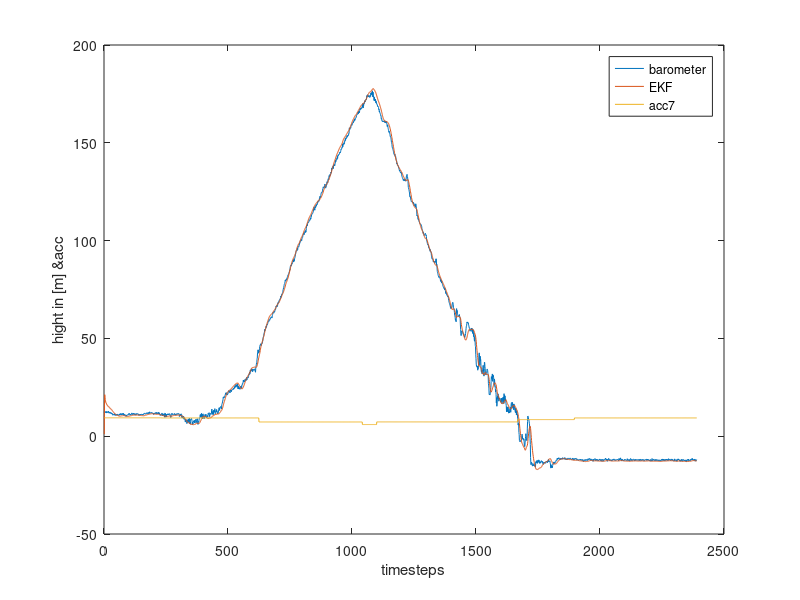

Recreate this plot in MATLAB.
clc
close all
clear

sigma_baro= 0.001; %35.8229noise baro sensor;
sigma_acc= 0.002;%0.0002 %0.0012 noise acc sensor; 

%% IMU input
fileID = fopen('LOGGER05.TXT','r');
formatSpec = '%s';
Datalogs = fscanf(fileID,formatSpec);
n_datalogs=size(Datalogs);
n_datalogs=n_datalogs(1,2);
n_timesteps= 2390;

%Baro
n=1;
h_baro=zeros(n_timesteps,1);
for i=1:1:n_datalogs %numberof characters in logfile
    if Datalogs(1,i)=='A' && Datalogs(1,i+1)=='l'
        h_baro(n,1)=str2double(Datalogs(1,i+4:i+9));
        n=n+1;
    end
end

%Accelerometer ZK
n=1;
accZK=zeros(n_timesteps,1); 
for i=1:1:n_datalogs %number of characters in logfile
    if Datalogs(1,i)=='c' && Datalogs(1,i+1)=='Z'
        m=3; %measurement has 3 characters: i.e.:9.37
        if Datalogs(1,i+7)~='A'
            m=4; %measurement has 4 characters: i.e.:-9.37
            if Datalogs(1,i+8)~='A'
            m=5; %measurement has 5 characters: i.e.:-10.37
            end
        end
        accZK(n,1)=str2double(Datalogs(1,i+3:1:i+3+m));
        n=n+1;
    end
end

if size(accZK)~=size(h_baro)
	disp('size accZK and h_baro do not match, remove incomplete timestep from logfile')
end

%Magnetometer
alpha= 0; %from magnetometer
beta = 0; %from magnetometer


dt=0.055; %time between measurements in sec
%A is F; m is z; klk-1 is _n;k-1lk-1 is blanc

%% baro mean
first_baro_mean=mean(h_baro(1:10,1)); %mean of first 10 baro measurements
last_baro_mean=mean(h_baro(n_timesteps-10:n_timesteps,1)); %mean of last 10 baro measurements
baro_mean=(first_baro_mean+last_baro_mean)/2; %difference only due to weather?
max(h_baro)
min(h_baro)

%% From accelerated system to inertial system
a_acc=accZK * cos(alpha)* cos(beta); %not finished, add other axes
max_a_acc=max(a_acc);
min_a_acc=min(a_acc);
a_acc_mean=mean(a_acc); 

% mean acceleration of flight sections for plot
takeoff=230;    %right bevore takeoff
asc=625;        %right bevore ascent
apo=1042;       %right bevore apogee
desc=1100;      %right bevore desc
land=1668;      %right bevore landing
last=1897;      %right after landing

acc7=zeros(n_timesteps,1);
acc7(1:takeoff-1,1)=mean(a_acc(1:takeoff-1,1)); %mean of first 10 baro measurements
acc7(takeoff:asc-1,1)=mean(a_acc(takeoff:asc-1,1));
acc7(asc:apo-1,1)=mean(a_acc(asc:apo-1,1));
acc7(apo:desc-1,1)=mean(a_acc(apo:desc-1,1));
acc7(desc:land-1,1)=mean(a_acc(desc:land-1,1));
acc7(land:last-1,1)=mean(a_acc(land:last-1,1));
acc7(last:n_timesteps,1)=mean(a_acc(last:n_timesteps,1));

%% Initialize
z = [h_baro-baro_mean -(a_acc-a_acc_mean)]; %compleatly useless Measurement size(z) %-9.81~a_acc_mean-----------------------change----------------
a=1;
v=1;
h=1;
x=[h;v;a]; %mean state vector
I = eye(3);
P = eye(3);
H= [1 0 0; 0 0 1];
F = [1 dt 1/2 * dt^2; 0 1 dt; 0 0 1]; % maps previous state to next state

%% Measurement noise covariance matrix
% Autocovariance Least-Squares
% http://jbrwww.che.wisc.edu/software/als/

R= [sigma_baro^2 0; 0 sigma_acc^2]; % measurement noise covariance
Q = [0 0 0; 0 0 0; 0 0 1]; % process noise covariance matrix

%% Kalman Gain iteration
for i = 1:20
K = P*H'/(H*P*H' + R); % Kalman gains
P = (eye(3) - K *H)*P;
P = F*P*F' + Q;
end
%display(K)
% display(H)
%display(P)

%% Kalmanfilter
state=zeros(2*n_timesteps,4);
for i=1:n_timesteps
    % Predict (marked as "1" in state)
    x_n = F*x; %size(x_n) %+ B*u; %B*u:updated position due acc; B:control input matrix; u:control vector.
    state(i*2-1,1)=1;
    state(i*2-1,2:1:4)=x_n';
    P_n=F*P*F'+Q; 
    if norm(x_n(2,1))<0.5 && x_n(1,1)>100
        %disp('APOGEE!!')
        %disp(i)
    end
    % Update (marked as "0" in state)
    S= H*P_n*H'+R;
    K=P_n*H'/S;

    y= z(i,:)'-H*x_n;	%size(y)    %trasposed because of array
    x=x_n+K*y;          %size(x_n)
    state(i*2,1)=0;
    state(i*2,2:1:4)=x';
    if norm(x(2,1))<0.5 && x(1,1)>100
        %disp('APOGEE!!')
        %disp(i)
        %disp(h_baro(i,:))
        %disp(accZK(i,:))
    end
    P=(I-K*H)*P_n;
end

figure;
h=h_baro-baro_mean;
t=1:n_timesteps;
plot(t,h,t,state(1:2:2*n_timesteps,2),t,acc7);
ylabel('hight in [m] &acc');
xlabel('timesteps');
legend('barometer','EKF','acc7');

% for i=1:n_timesteps/10
%     m_acc=zeros(n_timesteps,1)
%     a_acc([i*10-10:i+10])=

% %display(state); %1=prediction/0=update;hight;velocity;acceleration
